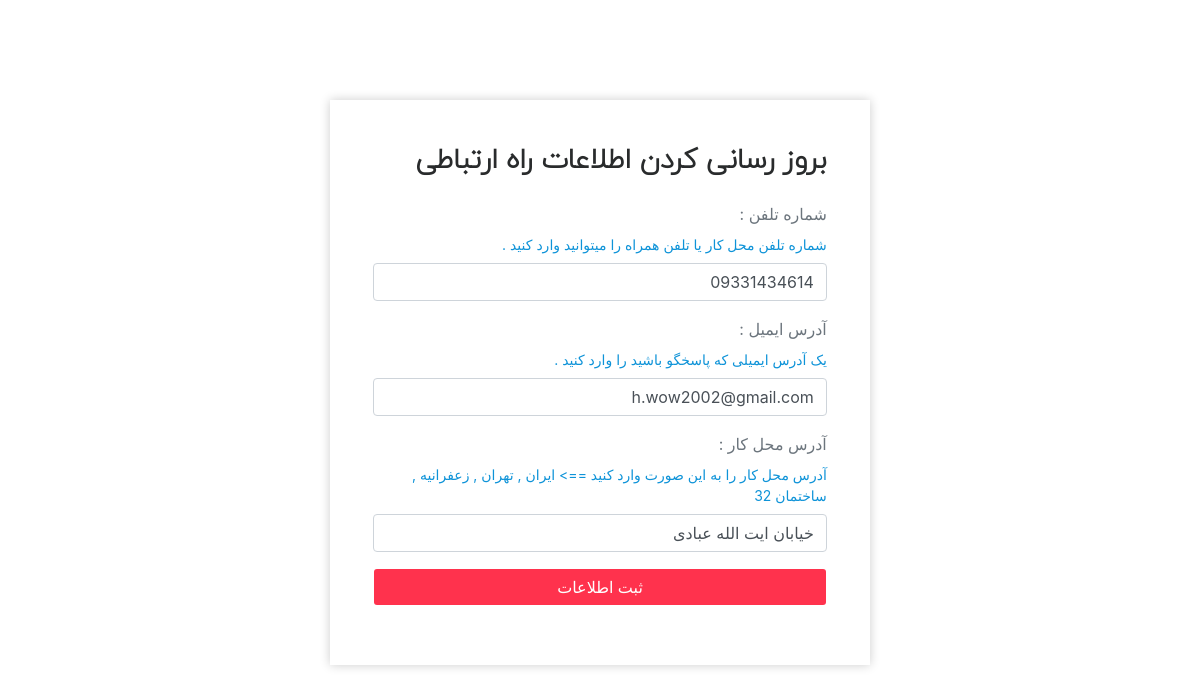
The page /admin/contact/update-contact.php (signed in) on the database its author committed.
### tables this page shows
CREATE TABLE IF NOT EXISTS `contact` (
  `id` int(11) NOT NULL AUTO_INCREMENT,
  `phone` varchar(1111) NOT NULL,
  `email` varchar(111) NOT NULL,
  `address` varchar(111) NOT NULL,
  PRIMARY KEY (`id`)
);

### admin/contact/update-contact.php (the view, shortened to what this page needs)
<?php
if (isset($_SESSION["admin_Login"])){
?>
<html>
<head>
    <link rel="stylesheet" href="../../assets/css/style.css">
    <link rel="stylesheet" href="../../assets/bootstrap/css/bootstrap.min.css">
    <link rel="stylesheet" href="../../assets/bootstrap/css/bootstrap-theme.min.css">
    <link rel="stylesheet" href="../../assets/css/rtl-style.css">
    <link rel="stylesheet" href="../../assets/css/responsive.css">
    <link rel="stylesheet" href="../../assets/css/admin/admin-All.css">
</head>
<body>
<div class="login_register_wrap section">
    <div class="container">
        <div class="row justify-content-center">
            <div class="col-xl-6 col-md-10">
                <div class="login_wrap">
                    <div class="padding_eight_all bg-white">
                        <div class="heading_s1">
                            <h3>بروز رسانی کردن اطلاعات راه ارتباطی </h3>
                        </div>
                        <?php
                        include "../connect.php";
                        $sql="select * from `contact`";
                        $result=$connect->query($sql);
                        $data=$result->fetch(PDO::FETCH_OBJ);
                        $count=$result->rowCount();
                        if ($count == 1){
                        ?>
                        <div>
                            <div class="label-group">
                                <label for="file-product">شماره تلفن :</label>
                                <label for="file-product" class="mini_label">شماره تلفن محل کار یا تلفن همراه را میتوانید وارد کنید .</label>
                            </div>
                            <div class="form-group">
                                <input type="text" value="<?php echo $data->phone ?>" required="" class="form-control" name="phone" id="phone" placeholder=" شماره تلفن">
                            </div>
                            <div class="label-group">
                                <label for="file-product">آدرس ایمیل : </label>
                                <label for="file-product" class="mini_label">یک آدرس ایمیلی که پاسخگو باشید را وارد کنید .</label>
                            </div>
                            <div class="form-group">
                                <input type="text" value="<?php echo $data->email ?>" required="" class="form-control" name="email" id="email" placeholder="آدرس ایمیل">
                            </div>
                            <div class="label-group">
                                <label for="file-product">آدرس محل کار :</label>
                                <label for="file-product" class="mini_label">آدرس محل کار را به این صورت وارد کنید ==> ایران , تهران , زعفرانیه , ساختمان 32</label>
                            </div>
                            <div class="form-group">
                                <input type="text" value="<?php echo $data->address ?>" required="" class="form-control" name="address" id="address" placeholder="آدرس محل کار">
                            </div>
                            <div class="form-group">
                                <button type="button" id="btn_update_contact" class="btn btn-fill-out btn-block btn_cat" name="register">ثبت اطلاعات</button>
                            </div>
                            <?php
                            }
                        else{
                            echo '<div class="empty_td">هیچ فرمی برای بروز رسانی وجود ندارد .</div>';
                        }
                            ?>
                        </div>
                    </div>
                </div>
            </div>
        </div>
    </div>
</div>
</body>
</html>
    <?php
}else{
    header("location: ../../404.php");
    die();
}

### assets/css/rtl-style.css (style rules this page uses)
body { direction:rtl; }
[type="button"]:not(:disabled), [type="reset"]:not(:disabled), [type="submit"]:not(:disabled), button:not(:disabled) { cursor: pointer; }

### assets/css/admin/admin-All.css (style rules this page uses)
* { margin: 0; padding: 0; box-sizing: border-box; }
.label-group { display: flex; flex-direction: column; }
.mini_label { color: #0E93D8; font-size: 14px; }
.btn { color: white; }

### rows shown on the page
contact: phone "09331434614", email "h.wow2002@gmail.com", address "خیابان ایت الله عبادی"
